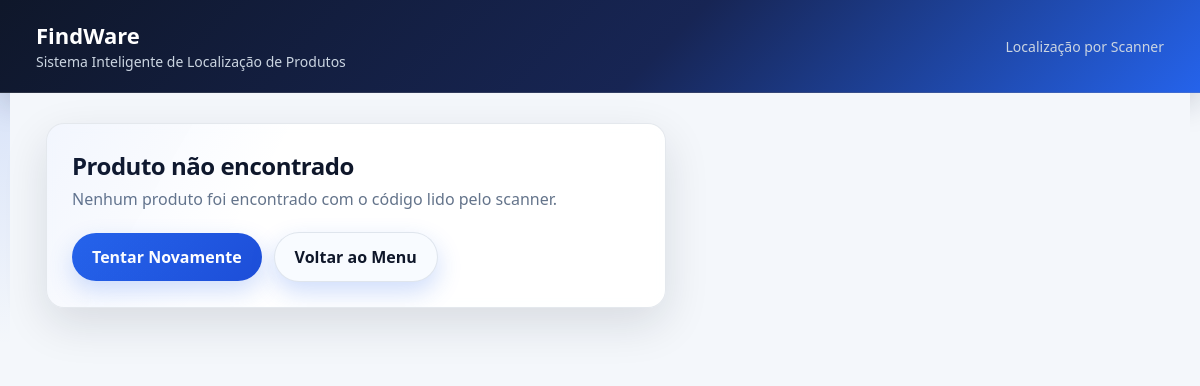
The app's page /scanner_localizar.php?codigo=789000000001, older data.
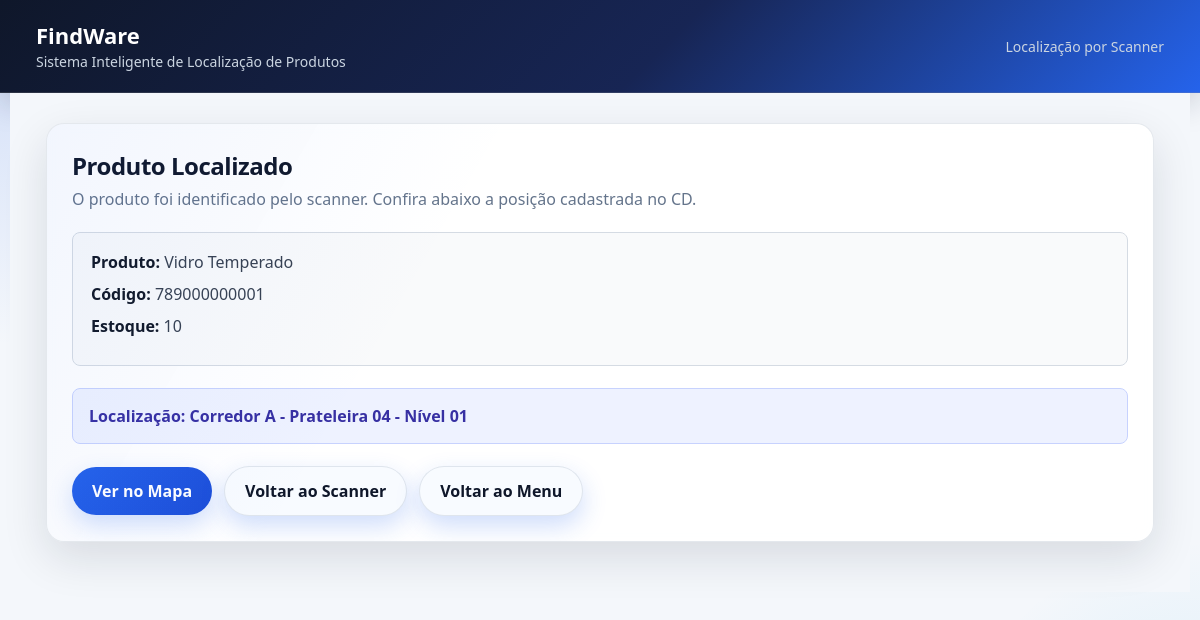
The same page, newer data.
### tables this page shows
CREATE TABLE produtos (
    id INT AUTO_INCREMENT PRIMARY KEY,
    nome VARCHAR(150) NOT NULL,
    codigo VARCHAR(50) NOT NULL UNIQUE,
    codigo_barras VARCHAR(100) UNIQUE,
    corredor VARCHAR(10) NOT NULL,
    prateleira VARCHAR(10) NOT NULL,
    nivel VARCHAR(10) NOT NULL,
    estoque INT NOT NULL DEFAULT 0,
    criado_em TIMESTAMP DEFAULT CURRENT_TIMESTAMP
);

### conectar.php (called while the page is built, shortened)
<?php
function esc($conn, $valor) {
    return mysqli_real_escape_string($conn, trim($valor));
}
function h($valor) {
    return htmlspecialchars($valor, ENT_QUOTES, 'UTF-8');
}
?>

### scanner_localizar.php (the view, shortened to what this page needs)
<?php
include "conectar.php";
$codigo = esc($conn, $_GET['codigo'] ?? "");
$sql = "SELECT * FROM produtos WHERE codigo_barras='$codigo' OR codigo='$codigo'";
$resultado = mysqli_query($conn, $sql);
$produto = mysqli_fetch_assoc($resultado);
?>
<!DOCTYPE html>
<html lang="pt-BR">
<head>
<link rel="stylesheet" href="assets/style.css">
</head>
<body>
<div class="topo">
    <div>
        <h1>FindWare</h1>
        <span>Sistema Inteligente de Localização de Produtos</span>
    </div>
    <span>Localização por Scanner</span>
</div>
<div class="container">
<?php if($produto){ ?>
    <div class="card">
        <div class="titulo">
            <h2>Produto Localizado</h2>
            <p>O produto foi identificado pelo scanner. Confira abaixo a posição cadastrada no CD.</p>
        </div>
        <div class="info-produto">
            <p><strong>Produto:</strong> <?php echo h($produto['nome']); ?></p>
            <p><strong>Código:</strong> <?php echo h($codigo); ?></p>
            <p><strong>Estoque:</strong> <?php echo h($produto['estoque']); ?></p>
        </div>
        <div class="localizacao-destaque">
            Localização:
            Corredor <?php echo h($produto['corredor']); ?> -
            Prateleira <?php echo h($produto['prateleira']); ?> -
            Nível <?php echo h($produto['nivel']); ?>
        </div>
        <div class="acoes">
            <a href="mapa.php?busca=<?php echo $codigo; ?>" class="btn">
                Ver no Mapa
            </a>
            <a href="scanner.php" class="btn btn-secundario">
                Voltar ao Scanner
            </a>
            <a href="menu.php" class="btn btn-secundario">
                Voltar ao Menu
            </a>
        </div>
    </div>
<?php } else { ?>
    <div class="card erro-box">
        <div class="titulo">
            <h2>Produto não encontrado</h2>
            <p>Nenhum produto foi encontrado com o código lido pelo scanner.</p>
        </div>
        <div class="acoes">
            <a href="scanner.php" class="btn">Tentar Novamente</a>
            <a href="menu.php" class="btn btn-secundario">Voltar ao Menu</a>
        </div>
    </div>
<?php } ?>
</div>
</body>
</html>

Row changes from the older to the newer data that the page shows:
now on this page (row edited): produtos: nome "Vidro Temperado", estoque "10", corredor "A", prateleira "04", nivel "01"
Text that changed along with them:
$codigo: (not shown) → "789000000001"
text no longer shown: "Produto não encontrado Nenhum produto foi encontrado com o código lido pelo scanner. Tentar Novamente"
text now shown: "Produto Localizado O produto foi identificado pelo scanner. Confira abaixo a posição cadastrada no CD. Produto: Código: Estoque: Localização: Corredor - Prateleira - Nível Ver no Mapa Voltar ao Scanner"
